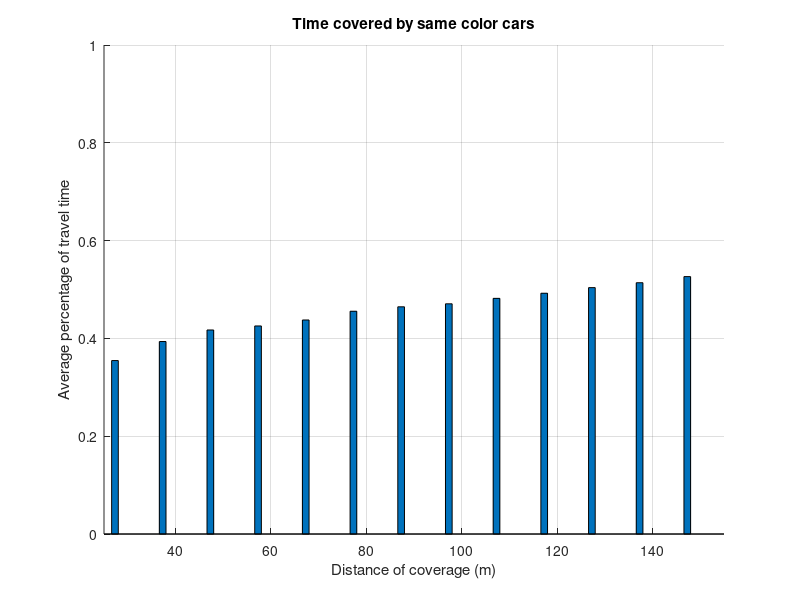

Write MATLAB code to recreate this figure. (Note: this script raises an error after producing the figure.)
clc
clear

avgTimeBase=[0.684418333
0.645306667
0.60639
0.582788333
0.57455
0.562345
0.544445
0.53537
0.529241667
0.518118333
0.507643333
0.496145
0.486125
0.473605];
dists=[20
30
40
50
60
70
80
90
100
110
120
130
140
150];
stdsBase=[0.004965712
0.007856013
0.003383336
0.006601101
0.009329334
0.005896557
0.003624267
0.007087411
0.006946828
0.00438691
0.006119051
0.006993325
0.007556287
0.003163294];
% avgTimeHigh=avgTime+stdsBase;
% avgTimeLow=avgTime-stdsBase;
figure(1)
clf
hold on
% bar(dists,avgTime,'FaceAlpha',0.5)
% plot(dists,avgTime)
% er = errorbar(dists-2.7,avgTimeBase,sqrt(stdsBase));
% er.Color = [0 0 0];
% er.LineStyle = 'none';
xlim([25,155])
ylim([0,1])
xlabel("Distance of coverage (m)")
ylabel("Average percentage of travel time")
title("Time covered by same color cars")
grid on

dists=[20	30	40	50	60	70	80	90	100	110	120	130	140	150];
timePercentages=[0.25,0.5,0.75];
epsilon=[0.1,0.5,1,2,3,4,5];
load("resultWorkspace_Dist_TimePercent_Epsilon_Repeat_NumObfuscated_2.mat")
meanAITP2=mean(resultsAvgIsolatedTimePercentages,4);
load("resultWorkspace_Dist_TimePercent_Epsilon_Repeat_NumObfuscated_3.mat")
meanAITP3=mean(resultsAvgIsolatedTimePercentages,4);
meanAITP=(meanAITP2+meanAITP3)/2;
% figure(1)
% clf
% hold on
[X,Y]=meshgrid(dists,epsilon);
% Z=(squeeze(mean(mean(meanAITP,2),3)));
ZR=(squeeze(1-(mean(meanAITP,2))));
Z1=ZR(:,1);
stdsR=squeeze(std(meanAITP,[],2));
stds1=stdsR(:,1);
% avgTimeHigh1=Z1+stds1;
% avgTimeLow1=Z1-stds1;
% er = errorbar(dists-0.9,Z1,sqrt(stds1));
% er.Color = [0 0 0];
% er.LineStyle = 'none';
Z4=ZR(:,4);
stds4=stdsR(:,4);
% avgTimeHigh4=Z4+stds4;
% avgTimeLow4=Z4-stds4;
% er = errorbar(dists+0.9,Z4,sqrt(stds4));
% er.Color = [0 0 0];
% er.LineStyle = 'none';
Z7=ZR(:,7);
stds7=stdsR(:,7);
% avgTimeHigh7=Z7+stds7;
% avgTimeLow7=Z7-stds7;
% er = errorbar(dists+2.7,Z7,sqrt(stds7));
% er.Color = [0 0 0];
% er.LineStyle = 'none';
bar(dists,[1-avgTimeBase,Z1,Z4,Z7],'FaceAlpha',0.5)
xlim([25,155])
ylim([0,1])
xlabel("Distance of coverage (m)")
ylabel("Average percentage of travel time")
title("Time covered by same color cars")
set(gca,'FontName','Times New Roman');
grid on

er = errorbar(dists-2.7,1-avgTimeBase,sqrt(stdsBase));
er.Color = [0 0 0];
er.LineStyle = 'none';

er = errorbar(dists-0.9,Z1,sqrt(stds1));
er.Color = [0 0 0];
er.LineStyle = 'none';

er = errorbar(dists+0.9,Z4,sqrt(stds4));
er.Color = [0 0 0];
er.LineStyle = 'none';

er = errorbar(dists+2.7,Z7,sqrt(stds7));
er.Color = [0 0 0];
er.LineStyle = 'none';
legend('Two color per entry','Epsilon=0.1','Epsilon=2','Epsilon=5','','','','')
set(gcf,"Position",[603,460,865,329])
exportgraphics(gcf, 'dist_avgTimerPercent_comparedToBase.pdf','ContentType','vector')
